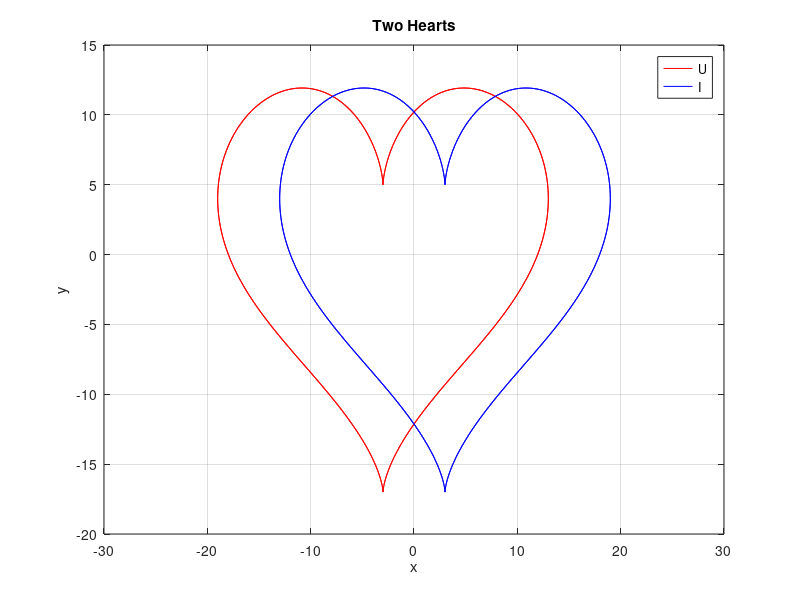

Here is the MATLAB script that generated this plot:
t = 0:pi/180:4*pi;
x = 16*sin(t).^3;
y = 13*cos(t)-5*cos(2*t)-2*cos(3*t)-cos(4*t);
plot(x-3, y, '-r', x+3, y, '-b');
xlabel('x');    ylabel("y");
axis([-20,20,-20,15]);
xlim([-30,30]);
title("Two Hearts");
legend("U","I");
grid on;